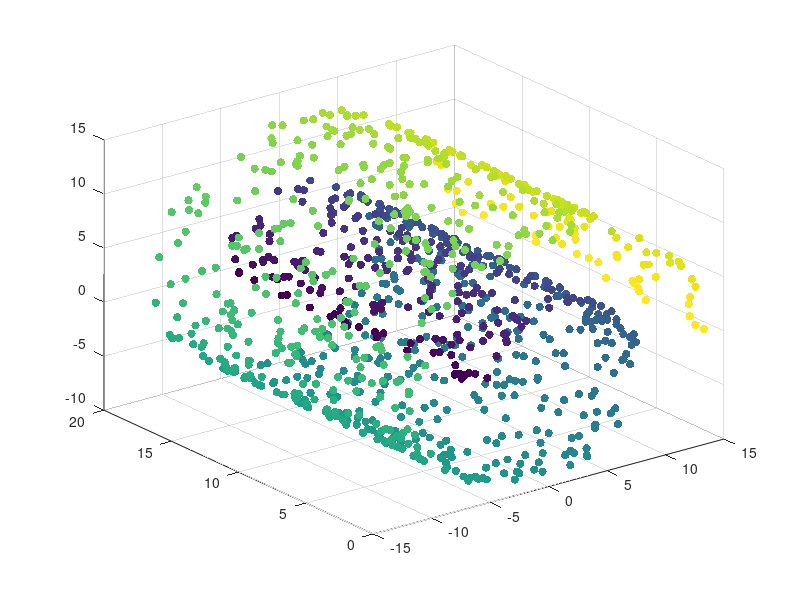

The MATLAB script that drew this image: (Note: this script raises an error after producing the figure.)

% ***************** SVICARSKA ROLADA / PODACI ******************************** %
% SWISS ROLL DATA =
% { (x, y, z) = (t*sin(t), h, t*cos(t)) : t in [3pi/2, 9pi/2], h in [0, 20] }

% PARAMETRIZACIJA KRUZNICE RADIJUSA r -- x^2 + y^2 = r^2
% polarne koordinate: 
% r - duljina radijvektora ( za tocku (x, y) )
% phi - kut radijvektora s pozitivnim dijelom x-osi
% x = r*sin(phi), y = r*cos(phi)

% r = phi ==> 
% x = phi * sin(phi), y = phi * cos(phi)
% ==> SPIRALA u ravnini

% uvodenje trece koordinate ==> Svicarska rolada !!
% ovisno koju koordinatu odaberemo za tu, duz te osi se siri rolada

a_t = 3 * pi / 2;
b_t = 9 * pi / 2;
n_t = 1000;

% ovako generiram n UNIFORMNO DISTRIBUIRANIH pseudoslucajnih brojeva 
% u segmentu [a_t, b_t]
t = a_t + (b_t - a_t) .* rand(n_t, 1);  % rand(n_t) bi bila kvadratna matrica
% => da, ocito su svi gen. brojevi u tom segmentu !

a_h = 0;
b_h = 20;
n_h = 1000;

h = a_h + (b_h - a_h) .* rand(n_h, 1);

x = t .* sin(t);
y = h;
z = t .* cos(t);

c = linspace(1, 10, length(x));
% nakon x, y, z, prvo ide Marker Size pa Marker Color
% mogu i preko name, value?
% scatter3(x, y, z, [], c, 'filled')

% ovako bojam podatke s obzirom na velicinu varijable t, 
% od hladnije prema toplijoj boji
scatter3(x, y, z, [], t, 'filled')

% JOŠ: nacrtati cijelu mnogostrukost
% **************************************************************************** %

% **** 1. KORAK ***** k-NN *************************************************** %

% svi vektori gore su vektori-stupci!
X = [x, y, z];

% za medusobne udaljenosti 1000 tocaka/vektora/podataka imam ukupno oko 500 
% relevantnih brojeva/velicina

% tj, za n vektora ukupno n * (n - 1) / 2 velicina
% jer je svaka metrika simetricna i refleksivna

% ali, vazno mi je znati za svaku udaljenost za koja dva vektora je ona
% ==> moram spremiti udaljenosti u matricu dimenzije n x n ?
% ==> matrica ce sigurno biti simetricna, s nulama na dijagonali

D = zeros(n_t, n_t);

for i = 1 : n_t
    for j = 1: n_t
        D(i, j) = norm( X(i, :) - X(j, :) ); % norm je bas norma-2, tj. euklidska
    end
end

% provjera je li D simetricna
% disp(D)

% ILI OVAKO -- matlab sam radi ono sto sam ja:
% cak i ono racunanje samo n(n-1)/2 puta i spremanje u jedan vektor
D2 = squareform( pdist(X) );  % ==> ovakav postupak je efikasniji !
%disp(D2)

% sortiram retke matrice D uzlazno
[sortedD, Index] = sort(D, 2, 'ascend');

% provjera da se D ne mijenja sort-om
%disp(D)

k = 10; % hiperparametar -- mijenjati !

%D = D(:, 1 : k)  % NE ==> ne racunati da je netko susjed sam sebi, a taj bi svakako bio najblizi

% D = D(:, 2 : k + 1)

% k najblizih susjeda za svaki podatak
Index = Index(:, 2 : k + 1);

% ****************************************************************************** %

% **** 2. KORAK ***** racunanje W ********************************************** %

% pratiti izvod s predavanja do konacne formule
% x vektor ==> norma2(x)^2 = x' * x

% obratiti paznju na mnozenja:
% - vektora retka i vektora stupca (inner (skalarni) product ?)
% - vektora retka i matrice
% - vektora stupca i vektora retka (outer product ?)
% - matrice i vektora stupca

% ovo gore posebno ako su vektori jedinicni
% ==> ocekivano je da postoje odgovarajuce fje u MATLAB-u
% npr. repmat

% vektor-stupac * jedinicni vektor-redak =
% = matrica ciji su svi stupci pocetni vektor-stupac
% tj, u jednom retku su vi elementi jednaki
% odgovarajucem elementu pocetnog vektora-stupca
% ==> rezultat je ocito matrica ranga 1

% jedinicni vektor-redak * vektor-stupac
% = suma svih elemenata vektora-stupca (svakako skalar)

% matrica * jedinicni vektor-stupac
% = vektor-stupac ciji su elementi 
% sume svih elemenata odgovarajuceg retka matrice

% jedinicni vektor-redak * matrica =
% = vektor-redak ciji su elementi
% sume svih elemenata odgovarajuceg stupca matrice

% ==> jedinicni vektor-redak * matrica * jedinicni vektor-stupac
% = suma svih elemenata matrice ?

epsilon = 1e-3; % za regularizaciju matrica G_i (npr. d = 3 < 10 = k)
e = ones(k, 1); % ones(k) je matrica dimenzije k x k

% treba nam na kraju ukupno n x k vrijednosti w, zapravo n x n
% i trebamo znati koja vrijednost pripada kojem i i j
% ==> napraviti/alocirati memoriju za odmah cijelu matricu

W = zeros(n_t); % bas ovako je dobro i jer ce odmah preostale vrijednosti postaviti na 0

for i = 1 : n_t
    % sve ove ostale meduvrijednosti (matrice i vektore),
    % za pojedini i, ne moramo pamtiti,
    % samo konacne koeficijente w
    X_i = X(Index(i, :), :)';  % DA, dobro sam!
    x_i = X(i, :)'; % PAZI, da bude vektor-redak !
    C_i = repmat( x_i, 1, k );   % repmat(x_i, k) daje matricu
    % provjera jednakosti; sto je slozenije od ovo dvoje?
    B_i = x_i * e'; % * je standardno matricno mnozenje
    Z_i = C_i - X_i;
    G_i = Z_i' * Z_i;
    % regularizacija matrice ??
    G_i = G_i + epsilon * eye(k);

    G_i_inv = inv(G_i);

    vector_w_i = sum(G_i_inv, 2);
    scalar_w_i = sum(G_i_inv, "all");
    % ||==> ovo se moze jos pojednostavniti !

    W(i, Index(i, :)) = vector_w_i / scalar_w_i;  % ./
    % ==> ne treba transponiranje: elementi stupca 
    % se redom pohrane kao elementi retka
    % ovo je provjera:
    if i == 1
        disp(vector_w_i / scalar_w_i)
        disp( W(i, Index(i, :)) )
        size( W(i, Index(i, :)) )
        sum( W(i, Index(i, :)) )
        sum( W(i, :) )
    end
end
%disp(w_i)
%size(w_i)
%sum(w_i)

%disp(B_i == C_i) % disp djeluje na matrici, pa je ovo unutra matrica ciji su elementi rezultati logickog uvjeta
%disp(C_i)
%disp(B_i)

% NE OVAKO:
%vec_w_i = G_i_inv * e;
% NEGO OVAKO:
vec_w_i_1 = G_i \ e;

% PROVJERA: ---------
vec_w_i_2 = sum(G_i_inv, 2);

%disp(vec_w_i_1)
%disp(vec_w_i_2)
% ==> OK ------------

% % PROVJERA JE LI OVO SVE JEDNAKO: --------
% scal_w_i_1 = sum(vec_w_i_2, 1) 
% scal_w_i_2 = sum( sum(G_i_inv, 2) , 1)
% scal_w_i_3 = sum(G_i_inv, "all")
% scal_w_i_4 = e' / G_i * e  % ne / pa \, jer je prvi rez vektor; matlab mnozi slijeva nadesno, iako je asocijativno
% scal_w_i_5 = e' * G_i_inv * e  % ovo nije dobro raditi !
% % JEST ==> OK ----------------------------

% ==> koristit cu scal_w_i_3, tj. tu "formulu" !

% ****************************************************************************** %

% **** 3. KORAK ***** racunanje Y ********************************************** %

% pratiti izvod s predavanja
% stvarno posložiti vektore w_i kao retke matrice W

% Frobeniusova norma definicija ?

% M = ....














